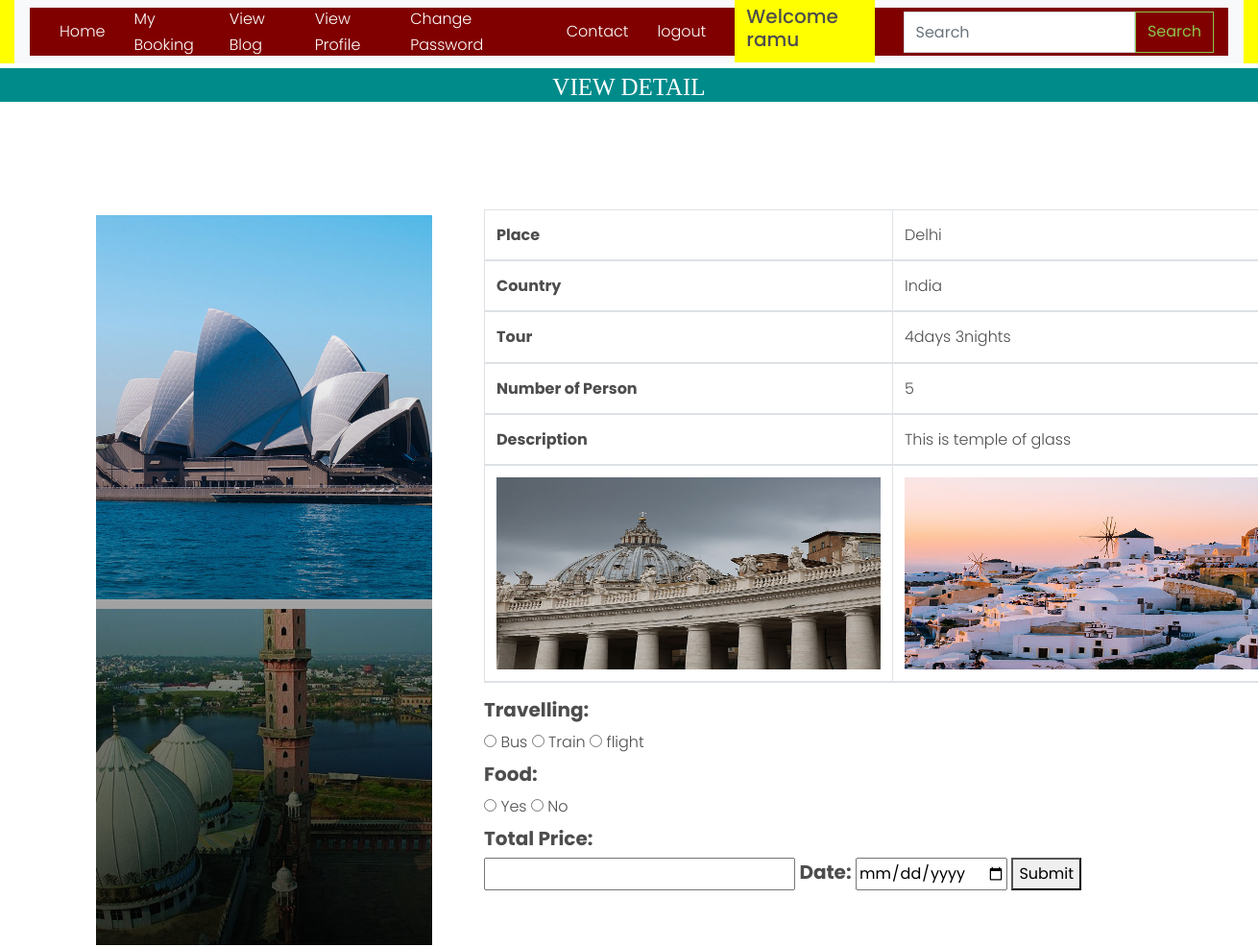
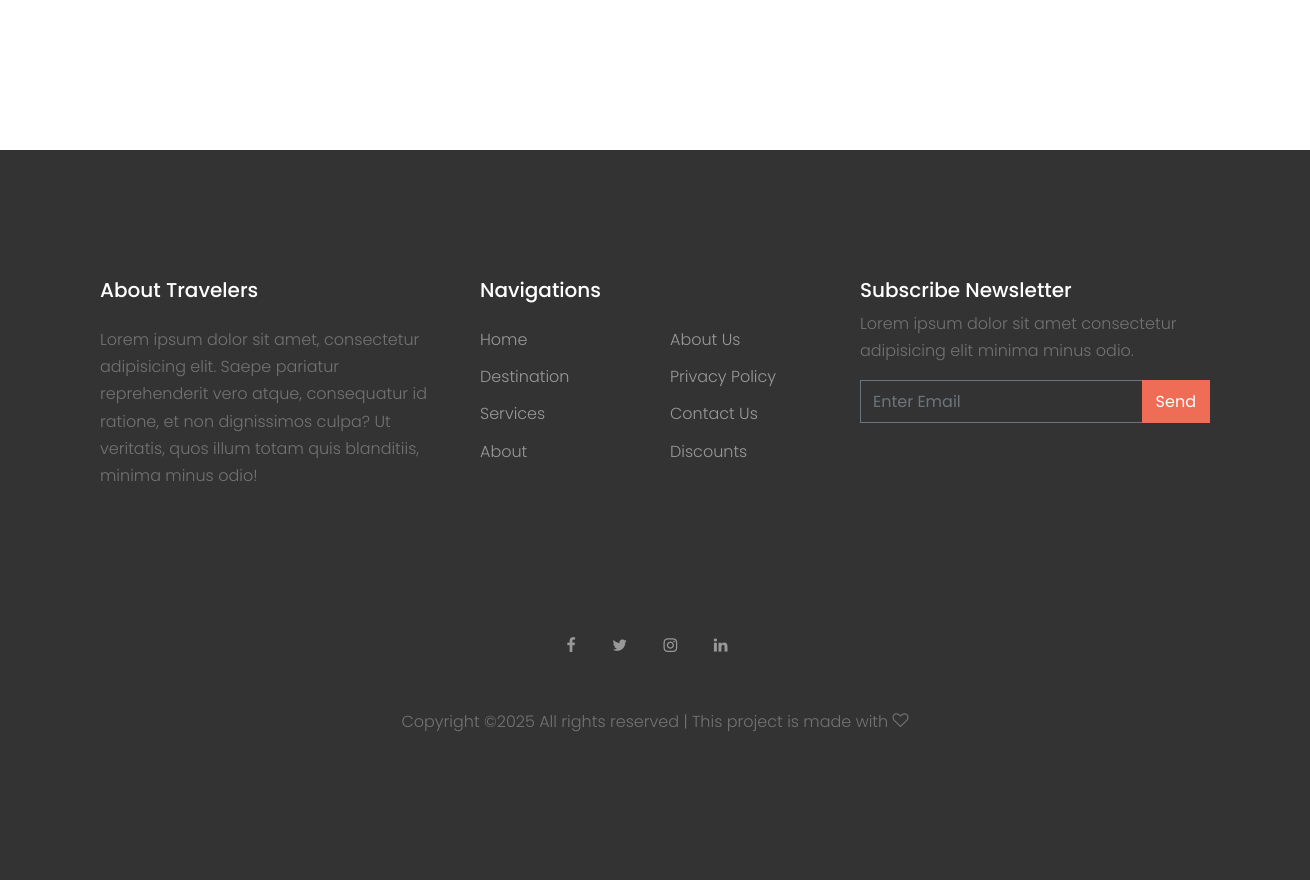
Screenshot of /details/2/ (signed in) with the database file from the repository (2 pictures, top to bottom).
### tour/models.py (models this page shows, shortened)
class Destination(models.Model):
    user = models.ForeignKey(User,on_delete=models.CASCADE,null=True)
    place = models.CharField(max_length=20)
    country = models.CharField(max_length=20)
    image = models.ImageField(null=True)
    image1 = models.ImageField(null=True)
    image2 = models.ImageField(null=True)
    image3 = models.ImageField(null=True)
    price_by_bus = models.CharField(max_length=20,null=True)
    price_by_Train = models.CharField(max_length=20, null=True)
    price_by_Flight = models.CharField(max_length=20, null=True)
    food_price = models.CharField(max_length=20, null=True)
    number_of_person = models.CharField(max_length=20, null=True)
    days = models.CharField(max_length=20, null=True)
    nights = models.CharField(max_length=20, null=True)
    description=models.CharField(max_length=200,null=True)

### tour/views.py (the view, shortened to what this page needs)
# urls.py: path('details/<int:pr_id>/',views.detail,name='details'),
def detail(request,pr_id):
    if not request.user.is_authenticated:
        return redirect('/login/')
    dt = Destination.objects.get(id=pr_id)
    d = {'detail':dt}
    return render(request,'place_detail.html',d)

### tour/templates/place_detail.html (shortened to what this page needs)
{% extends 'base.html' %}
{% load static %}
{% block body %}
<h1 style="font-size:25px; background-color:darkcyan;height:35px;color:white;padding:5px;margin-top:5px;font-family : 'Monotype Corsiva" align="center"> VIEW DETAIL </h1>
<div class="site-section">
      <div class="container">
        <div class="row">
          <div class="col-md-6 col-lg-4 mb-4 mb-lg-4">
            <a href="#" class="unit-1 text-center">
              <img src="{{ detail.image.url }}" alt="Image" class="img-fluid" style="margin-bottom:10px;margin-top:30px;height:400px">
              <img src="{{ detail.image3.url }}" alt="Image" class="img-fluid" style="height:350px">
              <div class="unit-1-text">
              </div>
            </a>
          </div>
          <div class="col-md-8" >
            <div class="p-4 mb-3 bg-white">
              <div class="unit-1-heading">
                <table class="table table-bordered bordered-success">
                  <thead>
                    <tr>
                      <th scope="col">Place</th>
                      <td>{{ detail.place }}</td>
                    </tr>
                    <tr>
                      <th scope="col">Country</th>
                      <td>{{ detail.country }}</td>
                    </tr>
                    <tr>
                      <th scope="col">Tour</th>
                      <td>{{detail.days}}days {{detail.nights}}nights</td>
                    </tr>
                  <tr>
                      <th scope="col">Number of Person</th>
                      <td>{{ detail.number_of_person }}</td>
                    </tr>
                   <tr>
                      <th scope="col">Description</th>
                      <td>{{ detail.description }}</td>
                    </tr>
                   <tr>
                      <th scope="col"><img src="{{ detail.image1.url }}" style="width:400px;height:200px" class="zoom"></th>
                      <td><img src="{{ detail.image2.url }}" style="width:400px;height:200px" class="zoom"></td>
                    </tr>
                  </thead>
                </table>
                  <tr>
                      <th>
                <form action="" method="post">
                    <h5 style="font:"><b>Travelling:</b></h5>
                        <input class="calc" type="radio" id="bus" name="travel" value="{{detail.price_by_bus}}" >
                        <label for="bus">Bus</label>
                        <input class="calc" type="radio" id="train" name="travel" value="{{detail.price_by_Train}}"  >
                        <label for="train">Train</label>
                        <input class="calc" type="radio" id="flight" name="travel" value="{{detail.price_by_Flight}}">
                        <label for="flight">flight</label><br>
                    <h5><b>Food:</b></h5>
                        <input class="calc" type="radio" id="food" name="food" value="{{detail.food_price}}" >
                        <label for="food">Yes</label>
                        <input class="calc" type="radio" id="Nfood" name="food" value="0" >
                        <label for="Nfood">No</label><br>
                    <h5> <b>Total Price:</b></h5>
                            <input type="text" name="price" />
                    <label for="date"><h5><b>Date:</b></h5></label>
                        <input type="date" id="date" name="date" required>
        <button type="submit">Submit</button>
                    </form>
                      </th>
                  </tr>
                          </div>
        </div>
      </div>
    </div>
</div>
</div>
{% endblock %}

### tour/templates/base.html (shortened to what this page needs)
<!DOCTYPE html>
<html lang="en">
<head>
    {% load static %}
    <link rel="stylesheet" href="{% static 'fonts/icomoon/style.css' %}">
    <link rel="stylesheet" href="{% static 'css/bootstrap.min.css' %}">
    <link rel="stylesheet" href="{% static 'css/magnific-popup.css' %}">
    <link rel="stylesheet" href="{% static 'css/jquery-ui.css' %}">
    <link rel="stylesheet" href="{% static 'css/owl.carousel.min.css' %}">
    <link rel="stylesheet" href="{% static 'css/owl.theme.default.min.css' %}">
    <link rel="stylesheet" href="https://cdnjs.cloudflare.com/ajax/libs/font-awesome/4.7.0/css/font-awesome.min.css">
    <link rel="stylesheet" href="{% static 'css/bootstrap-datepicker.css' %}">
    <link rel="stylesheet" href="{% static 'fonts/flaticon/font/flaticon.css' %}">
    <link rel="stylesheet" href="https://cdn.jsdelivr.net/npm/mediaelement@4.2.7/build/mediaelementplayer.min.css>
    <link rel=" href="{% static 'css/aos.css' %}">
    <link rel="stylesheet" href="{% static 'css/style.css' %}">
</head>
<body>
<header class="site-navbar " role="banner">
    <div class="container-fluid">
        <div class="row">
            <div class="col-12" style="background-color:yellow;">
                <nav class="navbar navbar-expand-lg navbar-light bg-light">
                    <div class="container-fluid" style="background-color:maroon;height:50px">
                        <div class="collapse navbar-collapse" id="navbarSupportedContent">
                            {% if request.user.is_staff %}
                            <ul class="navbar-nav me-auto mb-2 mb-lg-0">
                                <li class="active"><a href="{% url 'admin_home' %}">Dashboard</a></li>
                                <li><a href="{% url 'all_user' %}" style="margin-left:10px">All User</a></li>
                                <li><a href="{% url 'add_destination' %}"  style="margin-left:20px">Add Destination</a></li>
                                <li><a href="{% url 'add_blog' %}"  style="margin-left:20px">Add Blog</a></li>
                                <li><a href="{% url 'admin_viewblog' %}"  style="margin-left:20px">View Blog</a></li>
                                <li><a href="{% url 'view_destination' %}"  style="margin-left:20px">View Destination</a></li>
                                <li><a href="{% url 'view_booking' %}"  style="margin-left:20px">View Booking</a></li>
                                <li><a href="{% url 'view_contact' %}"  style="margin-left:20px">View Contact</a></li>
                                <li><a href="{% url 'Change_Password' %}"  style="margin-left:20px">Change Password</a></li>
                                 <li><a href="{% url 'logout' %}"  style="margin-left:20px">logout</a></li>
                                <li class="btn btn-warning"  style="margin-left:20px;background-color:yellow">Welcome {{request.user.username}}</li>
                                {% elif request.user.is_authenticated %}
                                    <a href="{% url 'home' %}" style="color:white">Home</a>
                        <a href="{% url 'my_booking' %}" style="margin-left:30px;color:white">My Booking</a>
                        <a href="{% url 'blog' %}" style="margin-left:30px;color:white">View Blog</a>
                               <a href="{% url 'view_profile' %}" style="margin-left:30px;color:white">View Profile</a>
                               <a href="{% url 'Change_Password' %}" style="margin-left:30px;color:white">Change Password</a>
                                    <a href="{% url 'contact' %}" style="margin-left:50px;color:white">Contact</a>
                               <a href="{% url 'logout' %}" onclick="return confirm('Are You Sure')" style="margin-left:30px;color:white">logout</a>
                                <h5 style="background-color:yellow;margin-left:30px;padding:1%"> Welcome {{request.user.username}}</h5>
                            {% endif %}
                            {% if not request.user.is_staff %}
                            <div align="right">
                                <form class="d-flex pull-right" method="post" action="/search/">
                                    <input class="form-control me-2" type="search" placeholder="Search"
                                           aria-label="Search" name="srh" style="margin-left:30px">
                                    <button class="btn btn-outline-success" type="submit">Search</button>
                                </form>
                            </div>
                            {% endif %}
                        </div>
                    </div>
                </nav>
            </div>
        </div>
    </div>
</header>
{% block body %}
{% endblock %}
<footer class="site-footer mt-5">
    <div class="container">
        <div class="row">
            <div class="col-lg-4">
                <div class="mb-5">
                    <h3 class="footer-heading mb-4">About Travelers</h3>
                    <p>Lorem ipsum dolor sit amet, consectetur adipisicing elit. Saepe pariatur reprehenderit vero
                        atque, consequatur id ratione, et non dignissimos culpa? Ut veritatis, quos illum totam quis
                        blanditiis, minima minus odio!</p>
                </div>
            </div>
            <div class="col-lg-4 mb-5 mb-lg-0">
                <div class="row mb-5">
                    <div class="col-md-12">
                        <h3 class="footer-heading mb-4">Navigations</h3>
                    </div>
                    <div class="col-md-6 col-lg-6">
                        <ul class="list-unstyled">
                            <li><a href="#">Home</a></li>
                            <li><a href="#">Destination</a></li>
                            <li><a href="#">Services</a></li>
                            <li><a href="#">About</a></li>
                        </ul>
                    </div>
                    <div class="col-md-6 col-lg-6">
                        <ul class="list-unstyled">
                            <li><a href="#">About Us</a></li>
                            <li><a href="#">Privacy Policy</a></li>
                            <li><a href="#">Contact Us</a></li>
                            <li><a href="#">Discounts</a></li>
                        </ul>
                    </div>
                </div>
            </div>
            <div class="col-lg-4 mb-5 mb-lg-0">
                <div class="mb-5">
                    <h3 class="footer-heading mb-2">Subscribe Newsletter</h3>
                    <p>Lorem ipsum dolor sit amet consectetur adipisicing elit minima minus odio.</p>
                    <form action="#" method="post">
                        <div class="input-group mb-3">
                            <input type="text" class="form-control border-secondary text-white bg-transparent"
                                   placeholder="Enter Email" aria-label="Enter Email" aria-describedby="button-addon2">
                            <div class="input-group-append">
                                <button class="btn btn-primary text-white" type="button" id="button-addon2">Send
                                </button>
                            </div>
                        </div>
                    </form>
                </div>
            </div>
        </div>
        <div class="row pt-5 mt-5 text-center">
            <div class="col-md-12">
                <div class="mb-5">
                    <a href="#" class="pl-0 pr-3"><span class="icon-facebook"></span></a>
                    <a href="#" class="pl-3 pr-3"><span class="icon-twitter"></span></a>
                    <a href="#" class="pl-3 pr-3"><span class="icon-instagram"></span></a>
                    <a href="#" class="pl-3 pr-3"><span class="icon-linkedin"></span></a>
                </div>
                <p>
                    Copyright &copy;<script>document.write(new Date().getFullYear());</script>
                    All rights reserved | This project is made with <i class="icon-heart-o" aria-hidden="true"></i>
                </p>
            </div>
        </div>
    </div>
</footer>
</body>
</html>

### tour/static/css/style.css (style rules this page uses)
body { line-height: 1.7; color: #4d4d4d; font-weight: 300; font-size: 1rem; }
a { -webkit-transition: .3s all ease; -o-transition: .3s all ease; transition: .3s all ease; }
h1, h2, h3, h4, h5, .h1, .h2, .h3, .h4, .h5 { font-family: "Poppins", -apple-system, BlinkMacSystemFont, "Segoe UI", Roboto, "Helvetica Neue", Arial, sans-serif, "Apple Color Emoji", "Segoe UI Emoji", "Segoe UI Symbol", "Noto Color Emoji"; }
.btn { border-radius: 0; }
.btn.btn-primary { border: 2px solid transparent; }
.form-control { height: 43px; border-radius: 0; }
.site-section { padding: 2.5em 0; }
@media (min-width: 768px) { .site-section { padding: 5em 0; } }
.site-footer { padding: 4em 0; background: #333333; }
@media (min-width: 768px) { .site-footer { padding: 8em 0; } }
.site-footer p { color: #737373; }
.site-footer h2, .site-footer h3, .site-footer h4, .site-footer h5 { color: #fff; }
.site-footer a { color: #999999; }
.site-footer ul li { margin-bottom: 10px; }
.site-footer .footer-heading { font-size: 20px; color: #fff; }
.site-navbar { margin-bottom: 0px; z-index: 1999; position: relative; }
.bg-light { background: #ccc; }
.unit-1 { position: relative; width: 100%; overflow: hidden; display: block; }
.unit-1:after { content: ""; z-index: 1; position: absolute; bottom: 0; top: 0; left: 0; right: 0; background: -moz-linear-gradient(top, transparent 0%, transparent 18%, rgba(0, 0, 0, 0.8) 99%, rgba(0, 0, 0, 0.8) 100%); background: -webkit-linear-gradient(top, transparent 0%, transparent 18%, rgba(0, 0, 0, 0.8) 99%, rgba(0, 0, 0, 0.8) 100%); background: -webkit-gradient(linear, left top, left bottom, from(transparent), color-stop(18%, transparent), color-stop(99%, rgba(0, 0, 0, 0.8)), to(rgba(0, 0, 0, 0.8))); background: -o-linear-gradient(top, transparent 0%, transparent 18%, rgba(0, 0, 0, 0.8) 99%, rgba(0, 0, 0, 0.8) 100%); background: linear-gradient(to bottom, transparent 0%, transparent 18%, rgba(0, 0, 0, 0.8) 99%, rgba(0, 0, 0, 0.8) 100%); filter: progid:DXImageTransform.Microsoft.gradient( startColorstr='#00000000', endColorstr='#cc000000',GradientType=0 ); }
.unit-1 img { -o-object-fit: cover; object-fit: cover; -webkit-transform: scale(1); -ms-transform: scale(1); transform: scale(1); }
.unit-1 img, .unit-1 .unit-1-text { -webkit-transition: .3s all ease-in-out; -o-transition: .3s all ease-in-out; transition: .3s all ease-in-out; }
.unit-1 .unit-1-text { z-index: 2; position: absolute; bottom: 10px; color: #fff; display: block; width: 100%; }

### tour/templates/base.html (style rules this page uses)
li { color:white; font-size:bold; }

### tour/templates/place_detail.html (style rules this page uses)
* { box-sizing: border-box; }

### rows the page displays
Destination: image (picture), image3 (picture), place "Delhi", country "India", days "4", nights "3", number_of_person "5", description "This is temple of glass", image1 (picture), image2 (picture)

### other values shown
{{ request.user.username }} "ramu"
